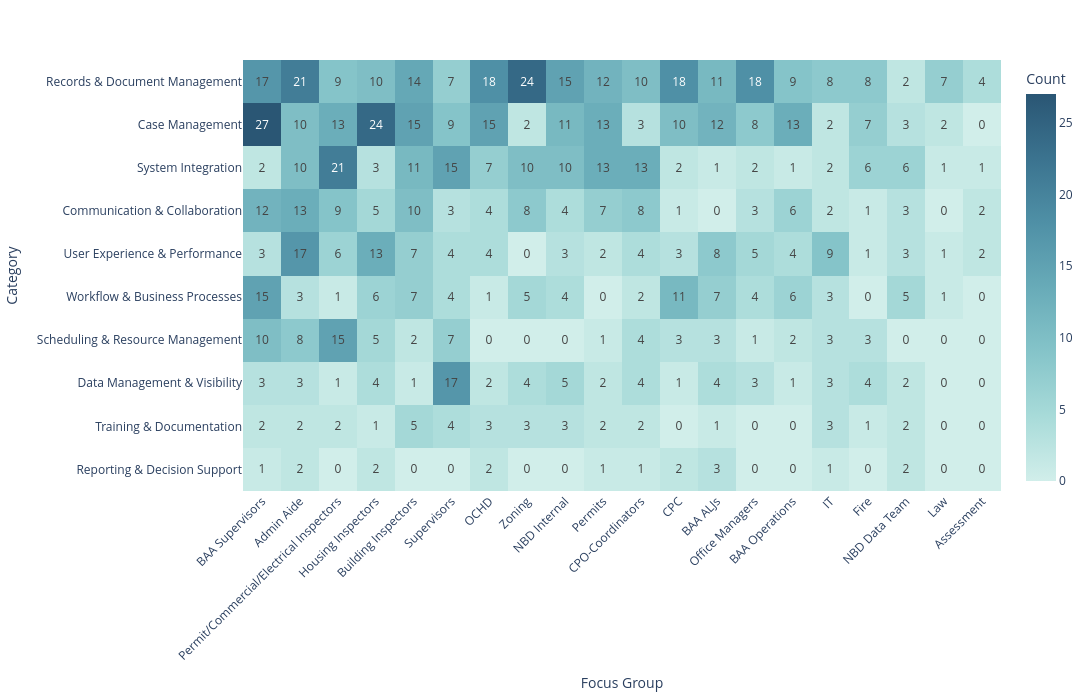

Here is the notebook cell this chart was saved with:
### Markdown cell above
## 6. Focus group × category heatmap

### Code cell
heatmap_df = pd.crosstab(df["focus_group"], df["Category"])
focus_group_order = heatmap_df.sum(axis=1).sort_values(ascending=False).index
category_order = heatmap_df.sum(axis=0).sort_values(ascending=False).index
heatmap_df = heatmap_df.loc[focus_group_order, category_order].T
fig_heatmap = px.imshow(
    heatmap_df,
    labels=dict(x="Focus Group", y="Category", color="Count"),
    color_continuous_scale="Teal", text_auto=True, aspect="auto",
)
fig_heatmap.update_layout(height=700, width=1100, xaxis_tickangle=-45, template="plotly_white")
fig_heatmap.show()

### Figure 1 — Plotly figure (JSON) as saved in the notebook; plotly's stock layout.template omitted (floating-point values rounded to 4 significant figures; data arrays with more than 128 entries replaced by an {"elided": "..."} marker saying what was removed)
{"data": [{"coloraxis": "coloraxis", "hovertemplate": "Focus Group: %{x}<br>Category: %{y}<br>Count: %{z}<extra></extra>", "name": "0", "texttemplate": "%{z}", "type": "heatmap", "x": ["BAA Supervisors", "Admin Aide", "Permit/Commercial/Electrical Inspectors", "Housing Inspectors", "Building Inspectors", "Supervisors", "OCHD", "Zoning", "NBD Internal", "Permits", "CPO-Coordinators", "CPC", "BAA ALJs", "Office Managers", "BAA Operations", "IT", "Fire", "NBD Data Team", "Law", "Assessment"], "xaxis": "x", "y": ["Records & Document Management", "Case Management", "System Integration", "Communication & Collaboration", "User Experience & Performance", "Workflow & Business Processes", "Scheduling & Resource Management", "Data Management & Visibility", "Training & Documentation", "Reporting & Decision Support"], "yaxis": "y", "z": {"elided": "10x20 int values"}}], "layout": {"coloraxis": {"autocolorscale": false, "colorbar": {"title": {"text": "Count"}}, "colorscale": [[0, "rgb(209, 238, 234)"], [0.1667, "rgb(168, 219, 217)"], [0.3333, "rgb(133, 196, 201)"], [0.5, "rgb(104, 171, 184)"], [0.6667, "rgb(79, 144, 166)"], [0.8333, "rgb(59, 115, 143)"], [1, "rgb(42, 86, 116)"]]}, "height": 700, "margin": {"t": 60}, "width": 1100, "xaxis": {"anchor": "y", "domain": [0, 1], "tickangle": -45, "title": {"text": "Focus Group"}}, "yaxis": {"anchor": "x", "autorange": "reversed", "domain": [0, 1], "title": {"text": "Category"}}}}
